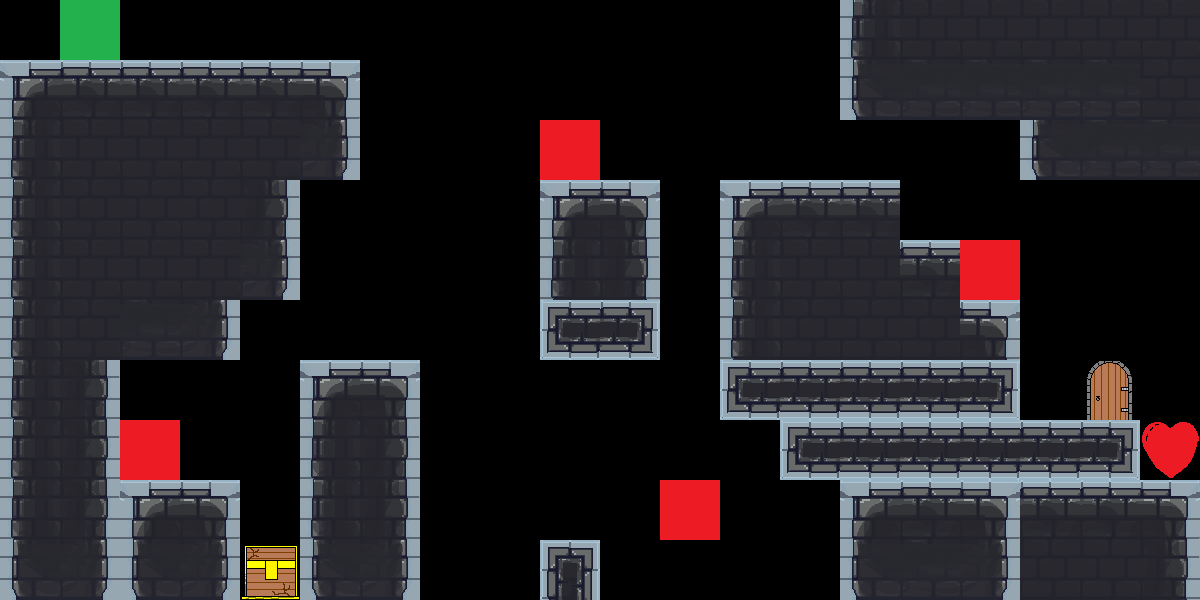

A 2D game scene composited from a Tiled map and its tileset images. What follows is a short description and the map's XML, with every tile layer's data as written:
An orthogonal 20x10 tile map with 60x60 px tiles, 1 tile layer (Слой тайлов 1).

<map version="1.4" tiledversion="1.4.3" orientation="orthogonal" renderorder="right-down" width="20" height="10" tilewidth="60" tileheight="60" infinite="0" nextlayerid="2" nextobjectid="1">
 <tileset firstgid="1" source="stonetileset.tsx" />
 <layer id="1" name="Слой тайлов 1" width="20" height="10">
  <data encoding="csv">
0,3,0,0,0,0,0,0,0,0,0,0,0,0,15,16,16,16,16,16,
8,9,9,9,9,10,0,0,0,0,0,0,0,0,22,23,23,23,23,16,
15,16,16,16,16,24,0,0,0,2,0,0,0,0,0,0,0,22,23,23,
15,16,16,16,17,0,0,0,0,8,10,0,8,9,9,0,0,0,0,0,
15,16,16,16,24,0,0,0,0,15,17,0,15,16,16,9,2,0,0,0,
15,16,23,24,0,0,0,0,0,29,31,0,15,16,16,16,10,0,0,0,
15,17,0,0,0,8,10,0,0,0,0,0,29,30,30,30,31,0,4,0,
15,17,2,0,0,15,17,0,0,0,0,0,0,29,30,30,30,30,31,6,
15,17,8,10,0,15,17,0,0,0,0,2,0,0,8,9,10,9,9,10,
22,24,22,24,5,22,24,0,0,25,0,0,0,0,22,23,24,16,16,17
</data>
 </layer>
</map>
